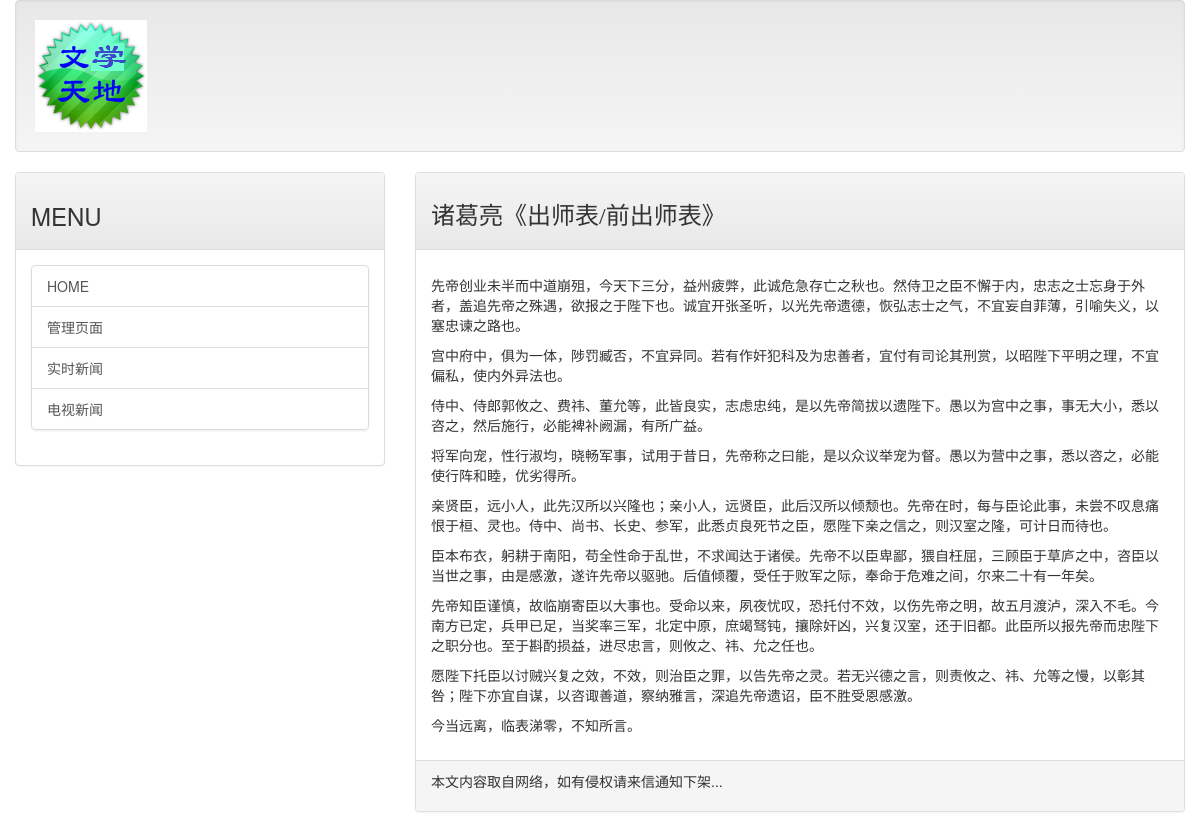
Page /post/sixth on the committed database.
### mainsite/models.py (models this page shows, shortened)
class Post(models.Model):
    title = models.CharField(max_length=200)
    slug = models.CharField(max_length=200)
    body = models.TextField()
    pub_date = models.DateTimeField(default = timezone.now)
    class Meta:
        ordering = ('-pub_date',)

### mainsite/views.py (the view)
# urls.py: url(r'^post/(\w+)$', showpost),
def showpost(request, slug):
    template = get_template('post.html')
    try:
        post = Post.objects.get(slug=slug)
        if post != None:
            html = template.render(locals())
            return HttpResponse(html)
    except:
        return redirect('/')

### templates/post.html (shortened to what this page needs)
{% extends 'base.html' %}
{% load markdown_deux_tags %}
{% block headmessage %}
    <h3 style='font-family:微软雅黑;'>{{ post.title }}</h3>
{% endblock %}
{% block content %}
        <p style='font-family:微软雅黑;font-size:12pt;letter-spacing:2pt;'>
            {{ post.body | markdown }}</a>
        </p>
{% endblock %}

### rows in the picture
Post: title "诸葛亮《出师表/前出师表》", body "先帝创业未半而中道崩殂，今天下三分，益州疲弊，此诚危急存亡之秋也。然侍卫之臣不懈于内，忠志之士忘身于外者，盖追先帝之殊遇，欲报之于陛下也。诚宜开张圣听，以光先帝遗德，恢弘志士之气，不宜妄自菲薄，引喻失义，以塞忠谏之路也。 宫中府中，俱为一体，陟罚臧否，不宜异同。若有作奸犯科及为忠善者，宜付有司论其刑赏，以昭陛下平明之理，不宜偏私，使内外异法也。 侍中、侍郎郭攸之、费祎、董允等，此皆良实，志虑忠纯，是以先帝简拔以遗陛下。愚以为宫中之事，事无大小，悉以咨之，然后施行，必能裨补阙漏，有所广益。 将军向宠，性行淑均，晓畅军事，试用于昔日，先帝称之曰能，是以众议举宠为督。愚以为营中之事，悉以咨之，必能使行阵和睦，优劣得所。 亲贤臣，远小人，此先汉所以兴隆也；亲小人，远贤臣，此后汉所以倾颓也。先帝在时，每与臣论此事，未尝不叹息痛恨于桓、灵也。侍中、尚书、长史、参军，此悉贞良死节之臣，愿陛下亲之信之，则汉室之隆，可计日而待也。 臣本布衣，躬耕于南阳，苟全性命于乱世，不求闻达于诸侯。先帝不以臣卑鄙，猥自枉屈，三顾臣于草庐之中，咨臣以当世之事，由是感激，遂许先帝以驱驰。后值倾覆，受任于败军之际，奉命于危难之间，尔来二十有一年矣。 先帝知臣谨慎，故临崩寄臣以大事也。受命以来，夙夜忧叹，恐托付不效，以伤先帝之明，故五月渡泸，深入不毛。今南方已定，兵甲已足，当奖率三军，北定中原，庶竭驽钝，攘除奸凶，兴复汉室，还于旧都。此臣所以报先帝而忠陛下之职分也。至于斟酌损益，进尽忠言，则攸之、祎、允之任也。…"
